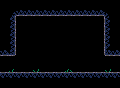

The image is a tile-based game level rendered from a .tmx file. Its description and source (layers, tilesets, objects; grid data summarised) follow:
An orthogonal 15x11 tile map with 8x8 px tiles, 1 tile layer (Tiles).

<map version="1.10" tiledversion="1.11.2" orientation="orthogonal" renderorder="right-down" width="15" height="11" tilewidth="8" tileheight="8" infinite="0" nextlayerid="3" nextobjectid="1">
 <tileset firstgid="1" source="../../tilesets/tileset.tsx" />
 <layer id="1" name="Tiles" width="15" height="11">
  <data>[165 cells, 44 non-empty, 6 distinct tile ids]</data>
 </layer>
 <objectgroup id="2" name="Objects" />
</map>
